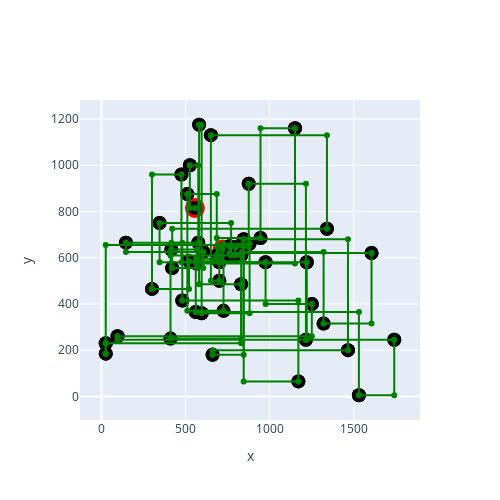

The notebook cell this image was saved under:
### Markdown cell above
## Global  Search with Monte Carlo

### Code cell
data = pd.read_csv('tsp.csv', header=None)
data.columns = ['vertex', 'x', 'y']
n = data.shape[0]
G = np.zeros([n, n])
for i in np.arange(n):
    for j in np.arange(n):
        if i != j:
            G[i, j] = np.sum(np.abs(data[data.vertex == (i+1)][['x', 'y']].values - data[data.vertex == (j+1)][['x', 'y']].values))
length=0
vertexes = np.arange(G.shape[0])
best_route = None
best_length = None
for i in np.arange(100000):
    route = vertexes.copy()
    np.random.shuffle(route)
    for i in range(0, len(route)-1):
        length+= G[route[i], route[i+1]]
    if not best_length or lenght < best_lenght:
        best_route = route
        best_lenght = length
    length=0
print("Route length:", best_lenght)
track = []
track.append(go.Scatter(x=data.x, y=data.y, mode='markers', marker=dict(size=14, color='black')))
start_x, start_y = data[data.vertex == (best_route[0]+1)][['x', 'y']].values[0]
stop_x, stop_y = data[data.vertex == (best_route[-1]+1)][['x', 'y']].values[0]
track.append(go.Scatter(x=[start_x, stop_x], y=[start_y, stop_y],mode='markers', marker=dict(size=20, color='red')))
track.append(go.Scatter(x=data.x, y=data.y, mode='markers', marker=dict(size=14, color='black')))
for i in range(0, len(best_route)-1):
    from_x, from_y = data[data.vertex == (best_route[i]+1)][['x', 'y']].values[0]
    to_x, to_y = data[data.vertex == (best_route[i+1]+1)][['x', 'y']].values[0]
    track.append(go.Scatter(x=[from_x, to_x, to_x], y=[from_y, from_y, to_y], line=dict(color='green')))
fig = go.Figure(track, layout=go.Layout(width=500, height=500, showlegend=False))
fig.update_xaxes(title='x')
fig.update_yaxes(title='y')
iplot(fig)

### Figure 1 — Plotly figure (JSON) as saved in the notebook; plotly's stock layout.template omitted (floating-point values rounded to 4 significant figures)
{"data": [{"marker": {"color": "black", "size": 14}, "mode": "markers", "type": "scatter", "x": [565, 25, 345, 945, 845, 880, 25, 525, 580, 650, 1605, 1220, 1465, 1530, 845, 725, 145, 415, 510, 560, 300, 520, 480, 835, 975, 1215, 1320, 1250, 660, 410, 420, 575, 1150, 700, 685, 685, 770, 795, 720, 760, 475, 95, 875, 700, 555, 830, 1170, 830, 605, 595, 1340, 1740], "y": [575, 185, 750, 685, 655, 660, 230, 1000, 1175, 1130, 620, 580, 200, 5, 680, 370, 665, 635, 875, 365, 465, 585, 415, 625, 580, 245, 315, 400, 180, 250, 555, 665, 1160, 580, 595, 610, 610, 645, 635, 650, 960, 260, 920, 500, 815, 485, 65, 610, 625, 360, 725, 245]}, {"marker": {"color": "red", "size": 20}, "mode": "markers", "type": "scatter", "x": [555, 720], "y": [815, 635]}, {"marker": {"color": "black", "size": 14}, "mode": "markers", "type": "scatter", "x": [565, 25, 345, 945, 845, 880, 25, 525, 580, 650, 1605, 1220, 1465, 1530, 845, 725, 145, 415, 510, 560, 300, 520, 480, 835, 975, 1215, 1320, 1250, 660, 410, 420, 575, 1150, 700, 685, 685, 770, 795, 720, 760, 475, 95, 875, 700, 555, 830, 1170, 830, 605, 595, 1340, 1740], "y": [575, 185, 750, 685, 655, 660, 230, 1000, 1175, 1130, 620, 580, 200, 5, 680, 370, 665, 635, 875, 365, 465, 585, 415, 625, 580, 245, 315, 400, 180, 250, 555, 665, 1160, 580, 595, 610, 610, 645, 635, 650, 960, 260, 920, 500, 815, 485, 65, 610, 625, 360, 725, 245]}, {"line": {"color": "green"}, "type": "scatter", "x": [555, 525, 525], "y": [815, 815, 1000]}, {"line": {"color": "green"}, "type": "scatter", "x": [525, 575, 575], "y": [1000, 1000, 665]}, {"line": {"color": "green"}, "type": "scatter", "x": [575, 415, 415], "y": [665, 665, 635]}, {"line": {"color": "green"}, "type": "scatter", "x": [415, 565, 565], "y": [635, 635, 575]}, {"line": {"color": "green"}, "type": "scatter", "x": [565, 1150, 1150], "y": [575, 575, 1160]}, {"line": {"color": "green"}, "type": "scatter", "x": [1150, 945, 945], "y": [1160, 1160, 685]}, {"line": {"color": "green"}, "type": "scatter", "x": [945, 685, 685], "y": [685, 685, 610]}, {"line": {"color": "green"}, "type": "scatter", "x": [685, 700, 700], "y": [610, 610, 580]}, {"line": {"color": "green"}, "type": "scatter", "x": [700, 345, 345], "y": [580, 580, 750]}, {"line": {"color": "green"}, "type": "scatter", "x": [345, 770, 770], "y": [750, 750, 610]}, {"line": {"color": "green"}, "type": "scatter", "x": [770, 410, 410], "y": [610, 610, 250]}, {"line": {"color": "green"}, "type": "scatter", "x": [410, 830, 830], "y": [250, 250, 610]}, {"line": {"color": "green"}, "type": "scatter", "x": [830, 795, 795], "y": [610, 610, 645]}, {"line": {"color": "green"}, "type": "scatter", "x": [795, 875, 875], "y": [645, 645, 920]}, {"line": {"color": "green"}, "type": "scatter", "x": [875, 1215, 1215], "y": [920, 920, 245]}, {"line": {"color": "green"}, "type": "scatter", "x": [1215, 1220, 1220], "y": [245, 245, 580]}, {"line": {"color": "green"}, "type": "scatter", "x": [1220, 475, 475], "y": [580, 580, 960]}, {"line": {"color": "green"}, "type": "scatter", "x": [475, 300, 300], "y": [960, 960, 465]}, {"line": {"color": "green"}, "type": "scatter", "x": [300, 520, 520], "y": [465, 465, 585]}, {"line": {"color": "green"}, "type": "scatter", "x": [520, 835, 835], "y": [585, 585, 625]}, {"line": {"color": "green"}, "type": "scatter", "x": [835, 1320, 1320], "y": [625, 625, 315]}, {"line": {"color": "green"}, "type": "scatter", "x": [1320, 1605, 1605], "y": [315, 315, 620]}, {"line": {"color": "green"}, "type": "scatter", "x": [1605, 760, 760], "y": [620, 620, 650]}, {"line": {"color": "green"}, "type": "scatter", "x": [760, 700, 700], "y": [650, 650, 500]}, {"line": {"color": "green"}, "type": "scatter", "x": [700, 650, 650], "y": [500, 500, 1130]}, {"line": {"color": "green"}, "type": "scatter", "x": [650, 1340, 1340], "y": [1130, 1130, 725]}, {"line": {"color": "green"}, "type": "scatter", "x": [1340, 420, 420], "y": [725, 725, 555]}, {"line": {"color": "green"}, "type": "scatter", "x": [420, 605, 605], "y": [555, 555, 625]}, {"line": {"color": "green"}, "type": "scatter", "x": [605, 145, 145], "y": [625, 625, 665]}, {"line": {"color": "green"}, "type": "scatter", "x": [145, 480, 480], "y": [665, 665, 415]}, {"line": {"color": "green"}, "type": "scatter", "x": [480, 1170, 1170], "y": [415, 415, 65]}, {"line": {"color": "green"}, "type": "scatter", "x": [1170, 845, 845], "y": [65, 65, 680]}, {"line": {"color": "green"}, "type": "scatter", "x": [845, 1465, 1465], "y": [680, 680, 200]}, {"line": {"color": "green"}, "type": "scatter", "x": [1465, 660, 660], "y": [200, 200, 180]}, {"line": {"color": "green"}, "type": "scatter", "x": [660, 845, 845], "y": [180, 180, 655]}, {"line": {"color": "green"}, "type": "scatter", "x": [845, 25, 25], "y": [655, 655, 185]}, {"line": {"color": "green"}, "type": "scatter", "x": [25, 25, 25], "y": [185, 185, 230]}, {"line": {"color": "green"}, "type": "scatter", "x": [25, 830, 830], "y": [230, 230, 485]}, {"line": {"color": "green"}, "type": "scatter", "x": [830, 580, 580], "y": [485, 485, 1175]}, {"line": {"color": "green"}, "type": "scatter", "x": [580, 595, 595], "y": [1175, 1175, 360]}, {"line": {"color": "green"}, "type": "scatter", "x": [595, 880, 880], "y": [360, 360, 660]}, {"line": {"color": "green"}, "type": "scatter", "x": [880, 725, 725], "y": [660, 660, 370]}, {"line": {"color": "green"}, "type": "scatter", "x": [725, 510, 510], "y": [370, 370, 875]}, {"line": {"color": "green"}, "type": "scatter", "x": [510, 685, 685], "y": [875, 875, 595]}, {"line": {"color": "green"}, "type": "scatter", "x": [685, 560, 560], "y": [595, 595, 365]}, {"line": {"color": "green"}, "type": "scatter", "x": [560, 1530, 1530], "y": [365, 365, 5]}, {"line": {"color": "green"}, "type": "scatter", "x": [1530, 1740, 1740], "y": [5, 5, 245]}, {"line": {"color": "green"}, "type": "scatter", "x": [1740, 95, 95], "y": [245, 245, 260]}, {"line": {"color": "green"}, "type": "scatter", "x": [95, 1250, 1250], "y": [260, 260, 400]}, {"line": {"color": "green"}, "type": "scatter", "x": [1250, 975, 975], "y": [400, 400, 580]}, {"line": {"color": "green"}, "type": "scatter", "x": [975, 720, 720], "y": [580, 580, 635]}], "layout": {"height": 500, "showlegend": false, "width": 500, "xaxis": {"title": {"text": "x"}}, "yaxis": {"title": {"text": "y"}}}}
